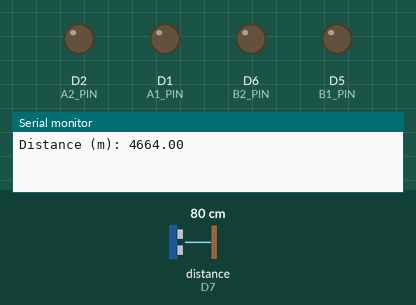
This sketch was run on a simulated ESP8266 (NodeMCU). Shown: output pins drawn as LEDs (lit = HIGH), the last lines printed to the serial monitor. Wiring (inferred from the names in the program): ultrasonic range finder: trigger D7; echo D7. Inputs (shaded band) come from the test bench; at power-on: distance to the obstacle (sensor on D7) 80 cm. The echo pulse lasts 58.3 µs per cm.

Above: at 0.5 s.
At 4.5 s:
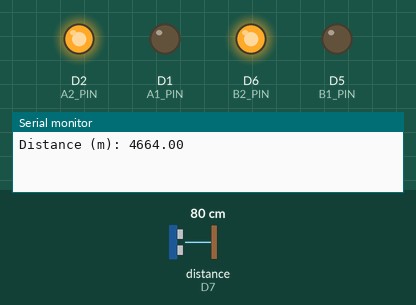
At 8.5 s:
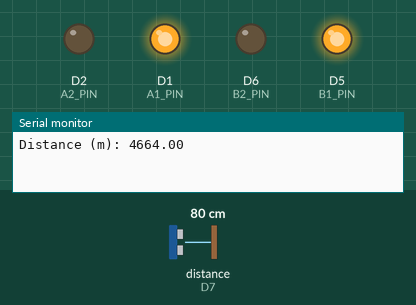
At 13.2 s:
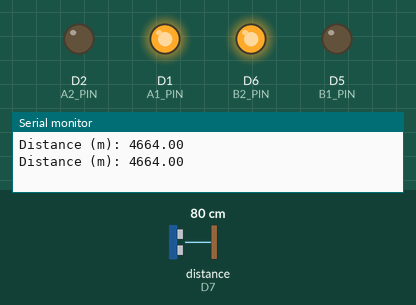
Timing chart, 0 to 15.0 s (numbered marks = the images above):
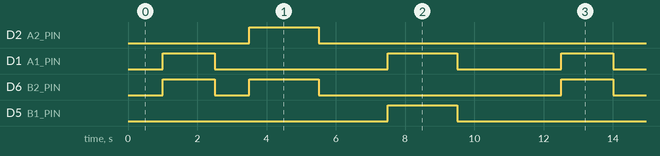

Measured:
- by itself, D2 (A2_PIN), D5 (B1_PIN): alternates HIGH for 2.0 s and LOW for 9.5 s
- by itself, D1 (A1_PIN): repeats every 11.5 s: LOW 5.0 s, HIGH 2.0 s, LOW 3.0 s, HIGH 1.5 s
- by itself, D6 (B2_PIN): repeats every 11.5 s: LOW 1.0 s, HIGH 2.0 s, LOW 7.0 s, HIGH 1.5 s

The sketch:

uebung02.ino
```cpp
// Pinbelegung Motoren
const int8_t A1_PIN = D1;  // GPIO5
const int8_t A2_PIN = D2;  // GPIO4
const int8_t B1_PIN = D5;
const int8_t B2_PIN = D6;

// Pinbelegung Sensoren
const int8_t S1_PIN = D4;
const int8_t S2_PIN = D7;
const int8_t S3_PIN = D3;

// 5cm = 447 duration
// 10cm = 633 duration
// 15 cm = 947 duration
// 20 = 1233 duration


void setup() {
  // Motor Pins als Ausgang definieren
  pinMode(A1_PIN, OUTPUT);
  pinMode(A2_PIN, OUTPUT);
  pinMode(B1_PIN, OUTPUT);
  pinMode(B2_PIN, OUTPUT);

  Serial.begin(9600);
}

void loop() {

  float dist = measureDistance(S2_PIN);
  Serial.print("Distance (m): ");
  Serial.println(dist);
  delay(1000);

  // Drive backward for 1.5 seconds at full speed
  drive(false, 1500, 4000);

  delay(1000);

  turn(true, 2000, 400);

  delay(2000);

  turn(false, 2000, 400);

  // Rückwärts für 2 Sekunden
  // setMotor(false, 300);
  delay(2000);
}

// Aufgabe 5: Misst die Entfernung in Metern (oder -1, wenn kein Hindernis erkannt)
float measureDistance(int pin) {
  // Schritt 1: Trigger-Puls senden
  pinMode(pin, OUTPUT);
  digitalWrite(pin, LOW);
  delayMicroseconds(2);
  digitalWrite(pin, HIGH);
  delayMicroseconds(10);
  digitalWrite(pin, LOW);

  // Schritt 2: Pin als Eingang setzen und Echo-Zeit messen
  pinMode(pin, INPUT);
  long duration = pulseIn(pin, HIGH, 30000);  // Timeout: 30 ms

  // Schritt 3: Kein Signal erhalten?
  if (duration == 0) {
    return -1.0;  // Kein Hindernis erkannt
  }

  // Schritt 4: Entfernung berechnen (Meter)
  //float distance = (duration * 0.0343) / 2.0;
  return duration;
}

// Neue Funktion mit Geschwindigkeitskontrolle (motor = true -> left Wheel)
void setMotor(bool forward, uint16_t speed, bool motor) {

  int8_t Motor1 = A1_PIN;
  int8_t Motor2 = A2_PIN;
  uint16_t speedReverse = 0;

  // Aufgabe 2
  if (!motor){
    Motor1 = B1_PIN;
    Motor2 = B2_PIN;
    speedReverse = speed;
    speed = 0;
  }

  if (forward) {
    analogWrite(Motor1, speedReverse);
    analogWrite(Motor2, speed);
  } else {
    analogWrite(Motor1, speed);
    analogWrite(Motor2, speedReverse);
  }
}

// Aufgabe 3
// Drive both motors forward/backward for a duration (ms) with given speed
void drive(bool forward, uint32_t duration, uint16_t speed) {
  setMotor(forward, speed, true);   // Motor A
  setMotor(forward, speed, false);  // Motor B

  delay(duration);

  // Stop both motors
  setMotor(true, 0, true);
  setMotor(true, 0, false);
}


// turn, if left = true ->
void turn(bool left, uint32_t duration, uint16_t speed) {
  setMotor(left, speed, true);   // Motor A
  setMotor(!left, speed, false);  // Motor B

  delay(duration);

  // Stop both motors
  setMotor(true, 0, true);
  setMotor(true, 0, false);
}
```
